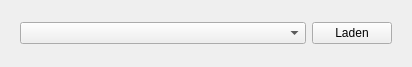
<?xml version="1.0" encoding="UTF-8"?>
<ui version="4.0">
 <class>wdgSessions</class>
 <widget class="QWidget" name="wdgSessions">
  <property name="geometry">
   <rect>
    <x>0</x>
    <y>0</y>
    <width>412</width>
    <height>67</height>
   </rect>
  </property>
  <property name="windowTitle">
   <string>Form</string>
  </property>
  <layout class="QVBoxLayout" name="verticalLayout">
   <item>
    <widget class="QFrame" name="frame">
     <layout class="QGridLayout" name="gridLayout_10">
      <item row="0" column="0">
       <widget class="QComboBox" name="cmbSession"/>
      </item>
      <item row="0" column="1">
       <widget class="QPushButton" name="btnSession">
        <property name="sizePolicy">
         <sizepolicy hsizetype="Fixed" vsizetype="Fixed">
          <horstretch>0</horstretch>
          <verstretch>0</verstretch>
         </sizepolicy>
        </property>
        <property name="text">
         <string>Laden</string>
        </property>
       </widget>
      </item>
     </layout>
    </widget>
   </item>
  </layout>
 </widget>
 <resources/>
 <connections/>
</ui>
